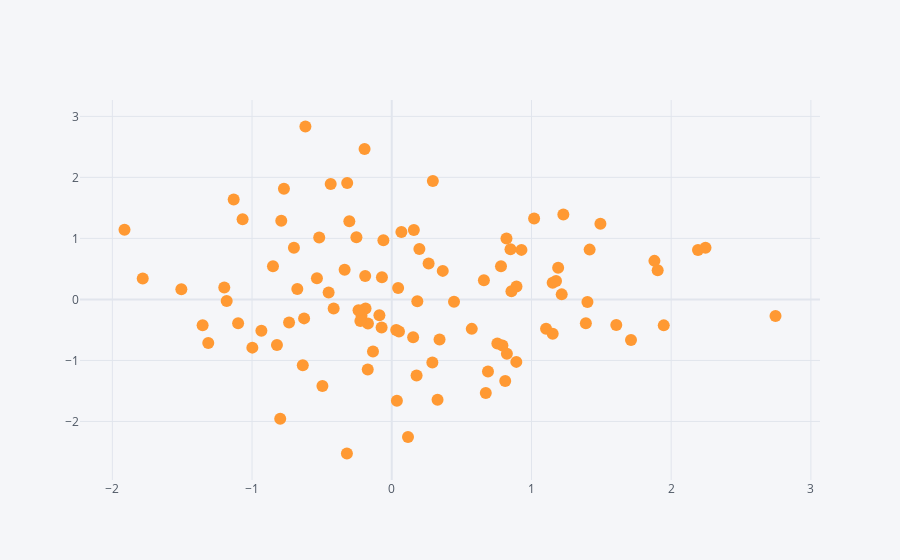

Here is the notebook cell this chart was saved with:
### Code cell
df.iplot(kind='scatter',x='A',y='B',mode='markers')
